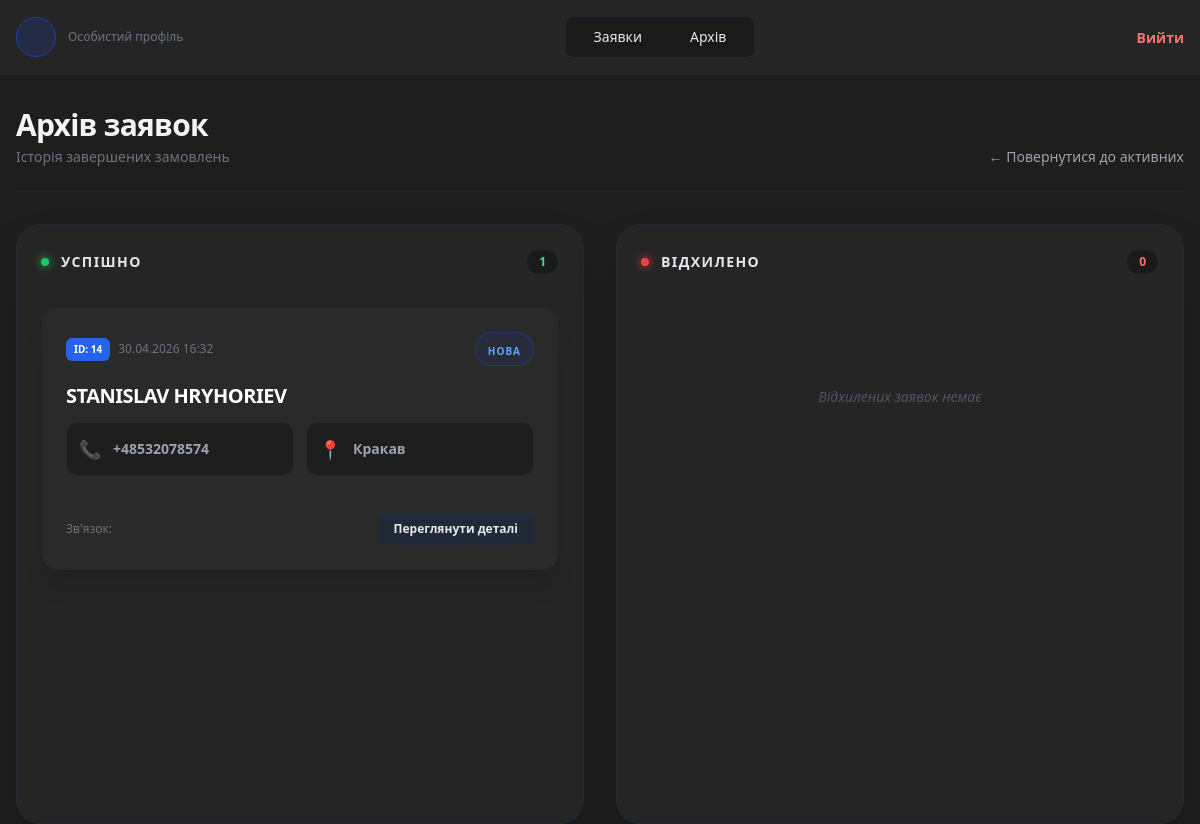
Page /archive/ on the committed database.
### main/models.py (models this page shows, shortened)
class Order(models.Model):
    STATUS_CHOICES = [
        ('new', 'Нова'),
        ('process', 'В роботі'),
        ('success', 'Виконана'),
        ('cancel', 'Скасована'),
    ]
    COMM_CHOICES = [
        ('phone', 'Дзвінок'),
        ('tg', 'Telegram'),
        ('viber', 'Viber'),
        ('whatsapp', 'WhatsApp'),
    ]
    amount = models.DecimalField(max_digits=10, decimal_places=2, default=0, verbose_name="Сума")
    context = models.TextField(blank=True, null=True, verbose_name="Контекст")
    full_name = models.CharField(max_length=255, verbose_name="ПІБ Клієнта")
    phone = models.CharField(max_length=20, verbose_name="Телефон")
    comm_channel = models.CharField(max_length=20, choices=COMM_CHOICES, default='phone', verbose_name="Канал зв'язку")
    socials = models.TextField(blank=True, null=True, verbose_name="Соцмережі")
    region = models.CharField(max_length=100, blank=True, null=True, verbose_name="Область")
    city = models.CharField(max_length=100, blank=True, null=True, verbose_name="Місто")
    address = models.CharField(max_length=255, blank=True, null=True, verbose_name="Адреса")
    latitude = models.FloatField(blank=True, null=True, verbose_name="Широта")
    longitude = models.FloatField(blank=True, null=True, verbose_name="Довгота")
    status = models.CharField(max_length=20, choices=STATUS_CHOICES, default='new', verbose_name="Статус")
    created_at = models.DateTimeField(auto_now_add=True, verbose_name="Дата створення")
    user = models.ForeignKey(User, on_delete=models.CASCADE, verbose_name="Менеджер")
    investor = models.ManyToManyField(User, blank=True,
                                 related_name="assigned_orders",
                                 verbose_name="Призначеный инвестор",
                                 limit_choices_to={'groups__name':'Investors'}
                                 )
    class Meta:
        verbose_name = "Замовлення"
        verbose_name_plural = "Замовлення"

### main/views.py (the view)
# urls.py: path('archive/', views.archive, name='archive'),
def archive(request):
    successful_orders = Order.objects.filter(status='success')
    failed_orders = Order.objects.filter(status='cancel')
    return render(request, 'archive.html', {
        'successful_orders': successful_orders,
        'failed_orders': failed_orders
    })

### main/templates/archive.html (shortened to what this page needs)
{% extends 'base.html' %}
{% block content %}
<div class="flex justify-between items-end mb-8 border-b border-gray-800 pb-6">
    <div>
        <h1 class="text-3xl font-extrabold text-gray-100 tracking-tight">Архів заявок</h1>
        <p class="text-sm text-gray-500 mt-1">Історія завершених замовлень</p>
    </div>
    <a href="{% url 'index' %}" class="text-gray-400 hover:text-white text-sm font-medium flex items-center gap-2 transition-colors">
        ← Повернутися до активних
    </a>
</div>
<div class="grid grid-cols-1 lg:grid-cols-2 gap-8">
    <div class="bg-[#252525] border border-gray-800 rounded-3xl p-6 min-h-[600px] flex flex-col shadow-2xl">
        <div class="flex justify-between items-center mb-8">
            <div class="flex items-center gap-3">
                <div class="w-2 h-2 rounded-full bg-green-500 shadow-[0_0_10px_#22c55e]"></div>
                <h3 class="text-gray-200 font-bold text-sm uppercase tracking-widest">Успішно</h3>
            </div>
            <span class="bg-[#1a1a1a] text-green-400 text-xs font-bold px-3 py-1 rounded-full border border-gray-800">
                {{ successful_orders.count|default:"0" }}
            </span>
        </div>
        <div class="space-y-4">
            {% for order in successful_orders %}
                <div class="w-full bg-[#2a2a2a] border border-gray-800 rounded-2xl p-6 shadow-xl hover:border-blue-500 transition-all duration-300">
            <div class="flex justify-between items-center mb-4">
                <div class="flex items-center gap-2">
                    <span class="bg-blue-600 text-white text-[10px] px-2 py-1 rounded-md font-black">ID: {{ order.id }}</span>
                    <span class="text-gray-500 text-xs font-medium">{{ order.created_at|date:"d.m.Y H:i" }}</span>
                </div>
                <div class="px-3 py-1 bg-blue-900/20 border border-blue-800/50 rounded-full">
                    <span class="text-blue-400 text-[10px] font-bold uppercase tracking-widest">Нова</span>
                </div>
            </div>
            <div class="space-y-3">
                <h3 class="text-xl font-extrabold text-white tracking-tight">{{ order.full_name }}</h3>
                <div class="grid grid-cols-1 md:grid-cols-2 gap-3">
                    <div class="flex items-center gap-3 text-gray-400 bg-[#1e1e1e] p-3 rounded-xl border border-gray-800">
                        <span class="text-lg">📞</span>
                        <span class="text-sm font-semibold">{{ order.phone }}</span>
                    </div>
                    {% if order.city %}
                    <div class="flex items-center gap-3 text-gray-400 bg-[#1e1e1e] p-3 rounded-xl border border-gray-800">
                        <span class="text-lg">📍</span>
                        <span class="text-sm font-semibold">{{ order.city }}</span>
                    </div>
                    {% endif %}
                </div>
            </div>
            <div class="mt-5 pt-4 border-t border-gray-800/50 flex justify-between items-center">
                <p class="text-xs text-gray-500">Зв'язок: </p>
                <a href ="{% url 'order_view' order.id %}" class="bg-gray-800 hover:bg-gray-700 text-gray-200 text-xs px-4 py-2 rounded-lg transition-colors font-bold">
                    Переглянути деталі
                </a>
            </div>
        </div>
                {% empty %}
                <div class="flex-grow flex items-center justify-center mt-20">
                    <p class="text-gray-600 text-sm italic">Архів успішних заявок порожній</p>
                </div>
            {% endfor %}
        </div>
    </div>
    <div class="bg-[#252525] border border-gray-800 rounded-3xl p-6 min-h-[600px] flex flex-col shadow-2xl">
        <div class="flex justify-between items-center mb-8">
            <div class="flex items-center gap-3">
                <div class="w-2 h-2 rounded-full bg-red-500 shadow-[0_0_10px_#ef4444]"></div>
                <h3 class="text-gray-200 font-bold text-sm uppercase tracking-widest">Відхилено</h3>
            </div>
            <span class="bg-[#1a1a1a] text-red-400 text-xs font-bold px-3 py-1 rounded-full border border-gray-800">
                {{ failed_orders.count|default:"0" }}
            </span>
        </div>
        <div class="space-y-4">
            {% for order in failed_orders %}
            <div class="w-full bg-[#2a2a2a] border border-gray-800 rounded-2xl p-6 shadow-xl hover:border-blue-500 transition-all duration-300">
            <div class="flex justify-between items-center mb-4">
                <div class="flex items-center gap-2">
                    <span class="bg-blue-600 text-white text-[10px] px-2 py-1 rounded-md font-black">ID: {{ order.id }}</span>
                    <span class="text-gray-500 text-xs font-medium">{{ order.created_at|date:"d.m.Y H:i" }}</span>
                </div>
                <div class="px-3 py-1 bg-blue-900/20 border border-blue-800/50 rounded-full">
                    <span class="text-blue-400 text-[10px] font-bold uppercase tracking-widest">Нова</span>
                </div>
            </div>
            <div class="space-y-3">
                <h3 class="text-xl font-extrabold text-white tracking-tight">{{ order.full_name }}</h3>
                <div class="grid grid-cols-1 md:grid-cols-2 gap-3">
                    <div class="flex items-center gap-3 text-gray-400 bg-[#1e1e1e] p-3 rounded-xl border border-gray-800">
                        <span class="text-lg">📞</span>
                        <span class="text-sm font-semibold">{{ order.phone }}</span>
                    </div>
                    {% if order.city %}
                    <div class="flex items-center gap-3 text-gray-400 bg-[#1e1e1e] p-3 rounded-xl border border-gray-800">
                        <span class="text-lg">📍</span>
                        <span class="text-sm font-semibold">{{ order.city }}</span>
                    </div>
                    {% endif %}
                </div>
            </div>
            <div class="mt-5 pt-4 border-t border-gray-800/50 flex justify-between items-center">
                <p class="text-xs text-gray-500">Зв'язок: <span class="text-gray-300 font-bold">{{ order.get_communication_channel_display }}</span></p>
                <a href ="{% url 'order_view' order.id %}" class="bg-gray-800 hover:bg-gray-700 text-gray-200 text-xs px-4 py-2 rounded-lg transition-colors font-bold">
                    Переглянути деталі
                </a>
            </div>
        </div>
                {% empty %}
                <div class="flex-grow flex items-center justify-center mt-20">
                    <p class="text-gray-600 text-sm italic">Відхилених заявок немає</p>
                </div>
            {% endfor %}
        </div>
    </div>
</div>
{% endblock %}

### rows in the picture
Order: id "14", created_at "30.04.2026 16:32", full_name "STANISLAV HRYHORIEV", phone "+48532078574", city "Кракав"

### other values in the picture
{{ successful_orders.count|default:"0" }} "1"
{{ failed_orders.count|default:"0" }} "0"
